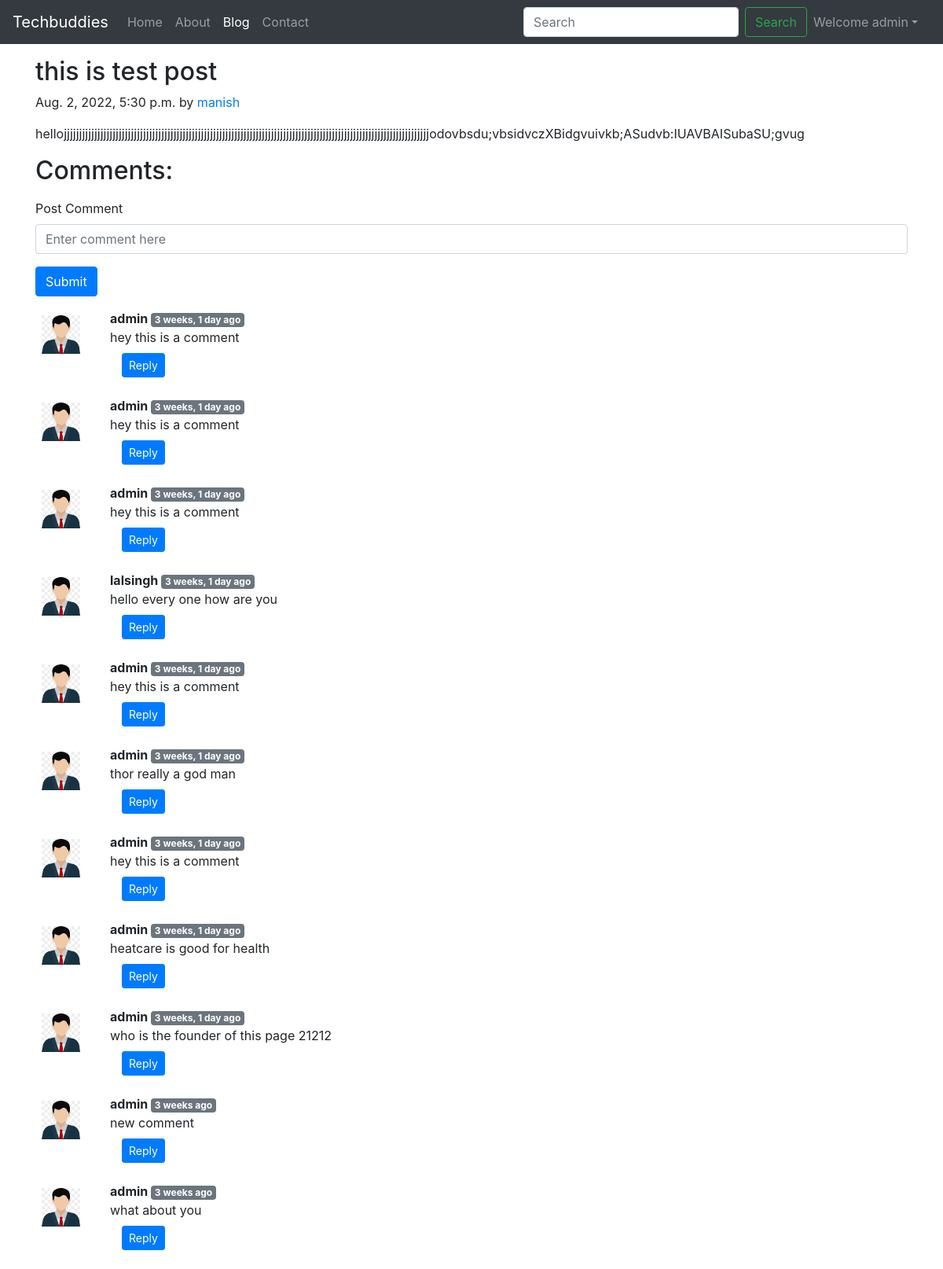
The page /blog/blogpost0-post (signed in) on the database its author committed.
### blog/models.py (models this page shows, shortened)
class Post(models.Model):
    postid = models.AutoField(primary_key=True)
    title = models.CharField(max_length=50)
    author  = models.CharField(max_length=50)
    content = models.TextField()
    slug = models.CharField(max_length=200)
    timestamp = models.DateTimeField( blank=True)

class Blogcomment(models.Model):
    sno= models.AutoField(primary_key=True)
    comment=models.TextField()
    user=models.ForeignKey(User, on_delete=models.CASCADE)
    post=models.ForeignKey(Post, on_delete=models.CASCADE)
    parent=models.ForeignKey('self',on_delete=models.CASCADE, null=True )
    timestamp= models.DateTimeField(default=now)

### blog/views.py (the view)
# urls.py: path('blogpost<str:slug>', views.blogPost, name='blogPost'),
def blogPost(request, slug):
    post = Post.objects.filter(slug = slug).first()
    comments= Blogcomment.objects.filter(post=post)
    context={'post':post, 'comments': comments, 'user': request.user}
    return render(request, 'blog/blogpost.html', context)

### templates/blog/blogpost.html (shortened to what this page needs)
{% extends 'base.html' %}
{% load humanize %}
{% block blogactive %} active {% endblock blogactive %}
{% block body %}
<div class="container my-3">
    <div class="blog-post">
        <h2 class="blog-post-title">{{post.title}}</h2>
        <p class="blog-post-meta">{{post.timestamp}} by <a href="/about">{{post.author}}</a></p>
        <p>{{post.content}}</p>
    </div>
    <h2 class="my-3">Comments: </h2>
    {% if request.user.is_authenticated %}
    <form action="/blog/comment" method="post">
        <div class="form-group">
            <label for="exampleInputEmail1">Post Comment </label>
            <input type="text" class="form-control" name="comment" placeholder="Enter comment here">
        </div>
        <button type="submit" class="btn btn-primary">Submit</button>
    </form>
    {% else %}
    <div class="container">
        <h5>please login with aaccount to comment on this post!!!!!</h5>
    </div>
    {% endif %}
    {% for comment in comments %}
    <div class="row my-3">
        <div class="col-md-1  ">
            <img class="rounded mx-auto d-block w-100 p-2" src="/static/img/user.png" alt="user">
        </div>
        <div class="col-md-11 ">
            <b> {{comment.user.username}} </b> <span
                class="badge badge-secondary">{{comment.timestamp|naturaltime}}</span>
            <div> {{comment.comment}} </div>
            <div class="container">
                    <button class="btn btn-sm my-2 btn-primary" type="button" data-toggle="collapse" data-target="#reply{{comment.sno}}" aria-expanded="false" aria-controls="reply{{comment.sno}}">
                      Reply
                    </button>
            </div>
        </div>
    </div>
    {% endfor %}
</div>
{% endblock body %}

### templates/base.html (shortened to what this page needs)
<!doctype html>
<html lang="en">
<head>
  <link rel="stylesheet" href="https://cdn.jsdelivr.net/npm/bootstrap@4.6.2/dist/css/bootstrap.min.css"
>
</head>
<body>
  <nav class="navbar navbar-expand-lg navbar-dark bg-dark">
    <a class="navbar-brand" href="/">Techbuddies</a>
    <div class="collapse navbar-collapse" id="navbarSupportedContent">
      <ul class="navbar-nav mr-auto">
        <li class="nav-item {% block homeactive %}{% endblock homeactive %}">
          <a class="nav-link" href="/">Home <span class="sr-only">(current)</span></a>
        </li>
        <li class="nav-item {% block aboutactive %}{% endblock aboutactive %}">
          <a class="nav-link" href="/about">About</a>
        </li>
        <li class="nav-item {% block blogactive %}{% endblock blogactive %}">
          <a class="nav-link" href="/blog">Blog</a>
        </li>
        <li class="nav-item {% block contactactive %}{% endblock contactactive %}">
          <a class="nav-link" href="/contact">Contact</a>
        </li>
      </ul>
      <div class="form-inline ml-auto">
        <form class="form-inline my-2 my-lg-0" action="/search" mathod='GET'>
          <input class="form-control mr-sm-2" type="search" placeholder="Search" aria-label="Search" name="query"
            id="query">
          <button class="btn btn-outline-success my-2 my-sm-0" type="submit">Search</button>
        </form>
        {% if request.user.is_authenticated %}
        <ul class="navbar-nav mr-2">
          <li class="nav-item dropdown">
            <a class="nav-link dropdown-toggle" href='#' id="navbarDropdown" role="button" data-toggle="dropdown">
              Welcome {{request.user}}</a>
          </li>
        </ul>
      </div>
      {% endif %}
    </div>
  </nav>
  {% block body %}{% endblock body %}
</body>
</html>

### rows shown on the page
Post: title "this is test post", timestamp "Aug. 2, 2022, 5:30 p.m.", author "manish", content "hellojjjjjjjjjjjjjjjjjjjjjjjjjjjjjjjjjjjjjjjjjjjjjjjjjjjjjjjjjjjjjjjjjjjjjjjjjjjjjjjjjjjjjjjjjjjjjjjjjjjjjjjjjjjjjjjjjjjjjjjjodovbsdu;vbsidvczXBidgvuivkb;ASudvb:IUAVBAISubaSU;gvug"
Blogcomment: user.username "admin", timestamp "3 weeks, 1 day ago", comment "hey this is a comment"
Blogcomment: user.username "admin", timestamp "3 weeks, 1 day ago", comment "hey this is a comment"
Blogcomment: user.username "admin", timestamp "3 weeks, 1 day ago", comment "hey this is a comment"
Blogcomment: user.username "lalsingh", timestamp "3 weeks, 1 day ago", comment "hello every one how are you"
Blogcomment: user.username "admin", timestamp "3 weeks, 1 day ago", comment "hey this is a comment"
Blogcomment: user.username "admin", timestamp "3 weeks, 1 day ago", comment "thor really a god man"
Blogcomment: user.username "admin", timestamp "3 weeks, 1 day ago", comment "hey this is a comment"
Blogcomment: user.username "admin", timestamp "3 weeks, 1 day ago", comment "heatcare is good for health"
Blogcomment: user.username "admin", timestamp "3 weeks, 1 day ago", comment "who is the founder of this page 21212"
Blogcomment: user.username "admin", timestamp "3 weeks ago", comment "new comment"
Blogcomment: user.username "admin", timestamp "3 weeks ago", comment "what about you"

### other values the page prints
{{ request.user }} "admin"
